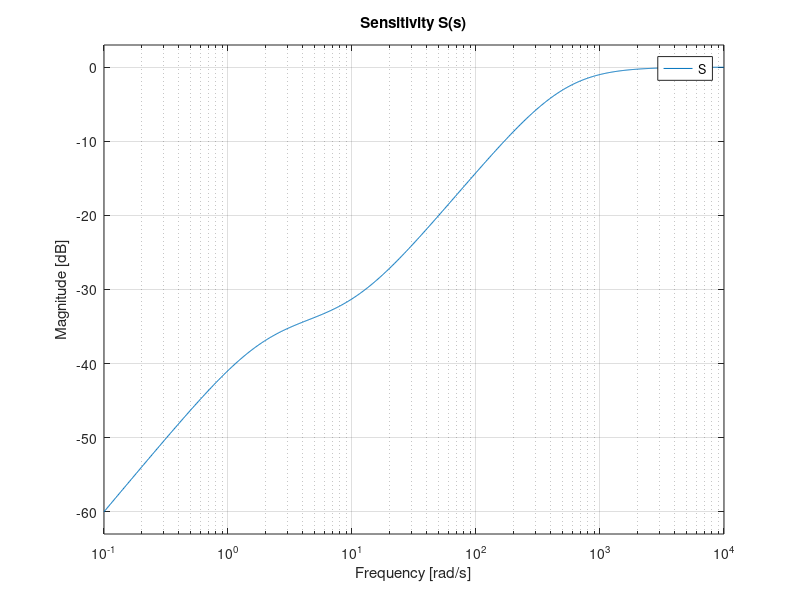
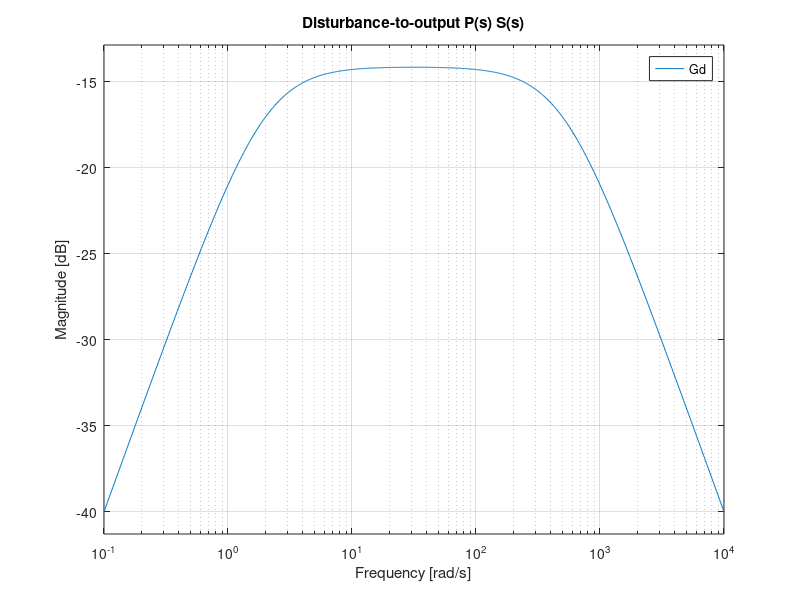
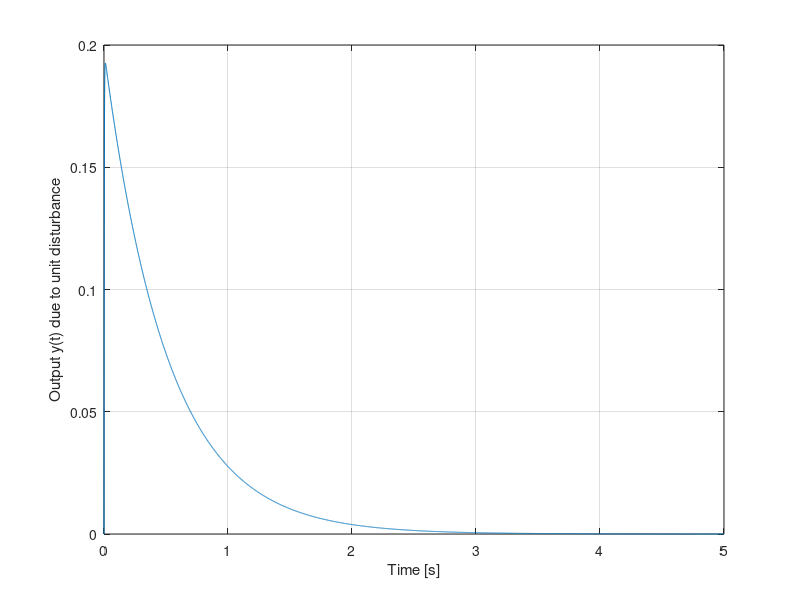

These charts were generated, in order, by the following MATLAB code:
% Parameters for a DC-motor-driven joint
J = 0.01;  % inertia
B = 0.1;   % viscous friction
K = 1.0;   % motor gain

s = tf('s');
P = K / (J*s + B);

Kp = 5.0;
Ki = 10.0;
C = Kp + Ki/s;           % PI controller

L = C*P;
S = feedback(1, L);      % S(s) = 1 / (1 + L)
Gd = P*S;                % disturbance at plant input -> output

figure;
bodemag(S);
grid on;
title('Sensitivity S(s)');

figure;
bodemag(Gd);
grid on;
title('Disturbance-to-output P(s) S(s)');

% Time-domain disturbance rejection: step disturbance at plant input
t = 0:0.001:5;
[y_d, t_d] = step(Gd, t);
figure;
plot(t_d, y_d);
xlabel('Time [s]');
ylabel('Output y(t) due to unit disturbance');
grid on;

% For Simulink:
% - Use Transfer Fcn blocks for P(s) and C(s),
% - connect them in a feedback loop,
% - inject a Step block as an additive disturbance at the plant input,
% - log the output to compare with the MATLAB response above.
